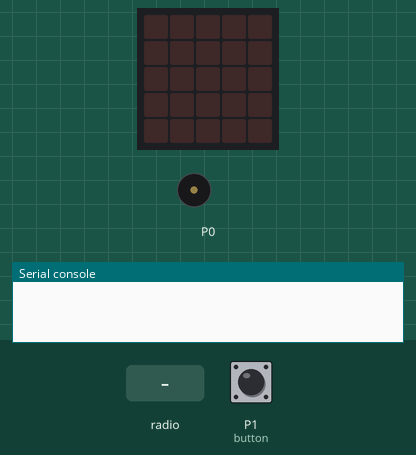
Bench run of a program on a simulated BBC micro:bit running MicroPython. Shown: the board's 5×5 LED display, buzzer (waves = sounding), the last lines printed to the serial console. Inputs (shaded band) come from the test bench; at power-on: P1 (button) LOW.

Above: at 1.2 s.
1.3 s: radio message "tof:false-answer" arrives
At 2.54 s:
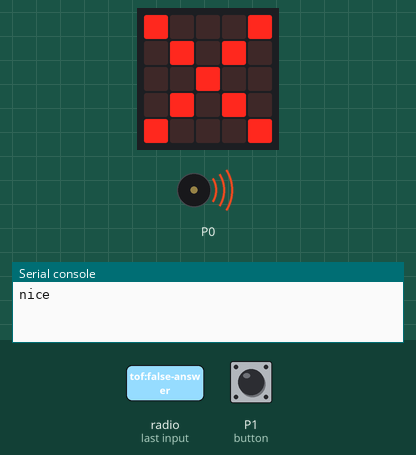
At 3.7 s:
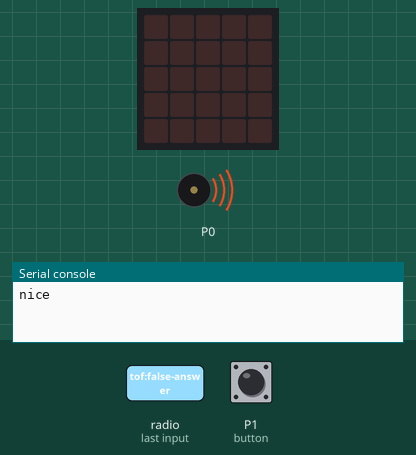
4.3 s: radio message "tof:true-answer" arrives
At 5.8 s:
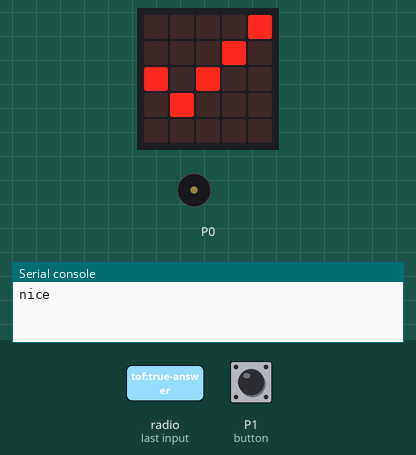
Timing chart, 0 to 7.3 s (numbered marks = the images above; inputs shaded):
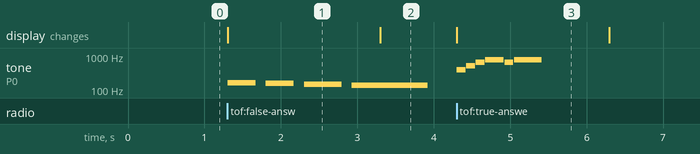

Measured:
- after the input at 1.3 s, tone on P0: plays 165 Hz for 0.36 s, 156 Hz for 0.36 s, 147 Hz for 0.49 s, 139 Hz for 0.99 s, starting at once; the display: changes at once (image 1)
- after the input at 4.3 s, tone on P0: plays 392 Hz for 0.12 s, 523 Hz for 0.12 s, 659 Hz for 0.12 s, 784 Hz for 0.24 s, 659 Hz for 0.12 s, 784 Hz for 0.36 s, starting at once; the display: changes at once (image 3)
- what the display in image 1 shows lasts 2.0 s, from 1.3 s to 3.3 s

The program:

truefalse.py
```python
from microbit import *
import radio
import music

GAME_CHANNEL = 49
radio.config(channel=GAME_CHANNEL, power = 7)
radio.on()

TICK = Image("00009:00090:90900:09000:00000")
CROSS = Image("90009:09090:00900:09090:90009")


class Button:
    def __init__(self, pin, boolean):
        self.pin = pin
        self.boolean = boolean
        self.push = True

    def was_pressed(self):
        if self.pin.read_digital():
            if self.push:
                self.push = False
                return True
        else:
            self.push = True

        return False


button = Button(pin1, True)
CELEBRATE_TIME = 2000
celebrate_timer = CELEBRATE_TIME
previous_time = running_time()

while True:
    msg = radio.receive()
    if msg and msg.startswith("tof:") and msg.endswith("-answer"):
        if (button.boolean and msg == "tof:true-answer") or (not button.boolean and msg == "tof:false-answer"):
            display.show(TICK)
            music.play(music.POWER_UP, wait=False)
        else:
            print("nice")
            display.show(CROSS)
            music.play(music.WAWAWAWAA, wait=False)
        celebrate_timer = 0

    if button.was_pressed():
        if True or button.boolean:
            radio.send("tof:true")
        else:
            radio.send("tof:false")

    current_time = running_time()
    time_elapsed = current_time - previous_time
    previous_time = current_time
    celebrate_timer += time_elapsed
    if celebrate_timer >= CELEBRATE_TIME:
        celebrate_timer = CELEBRATE_TIME
        display.clear()
```
